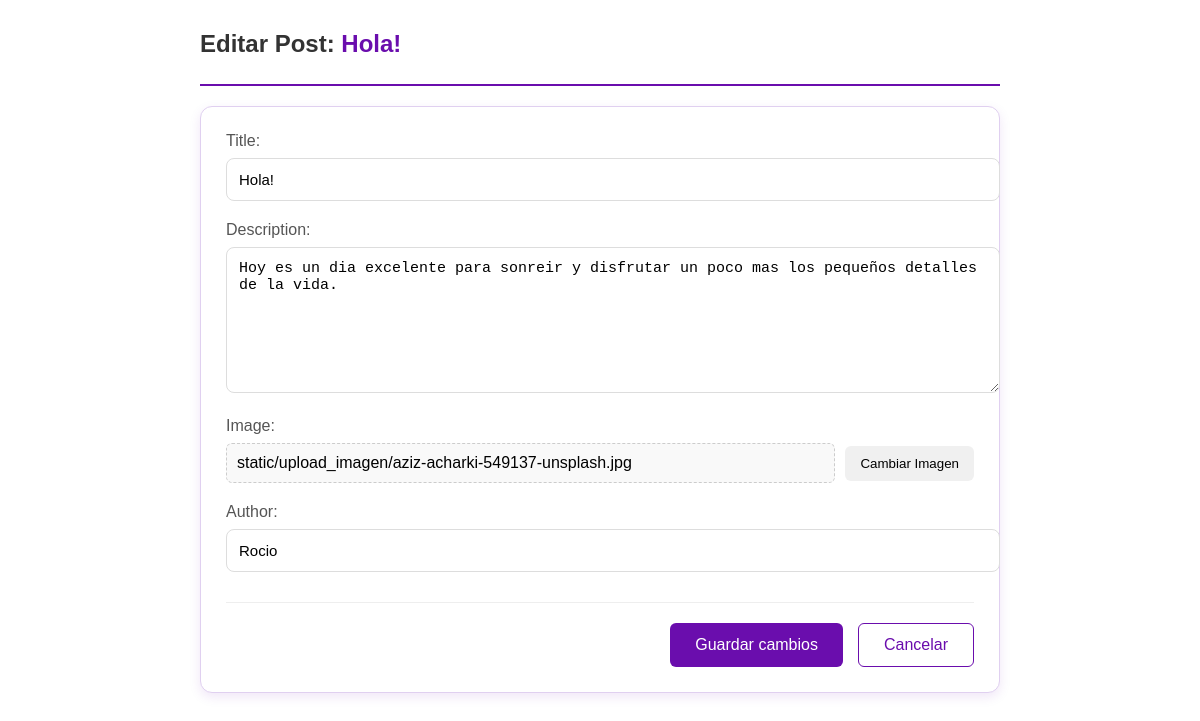
The app's page /post_2post/1/update/, older data.
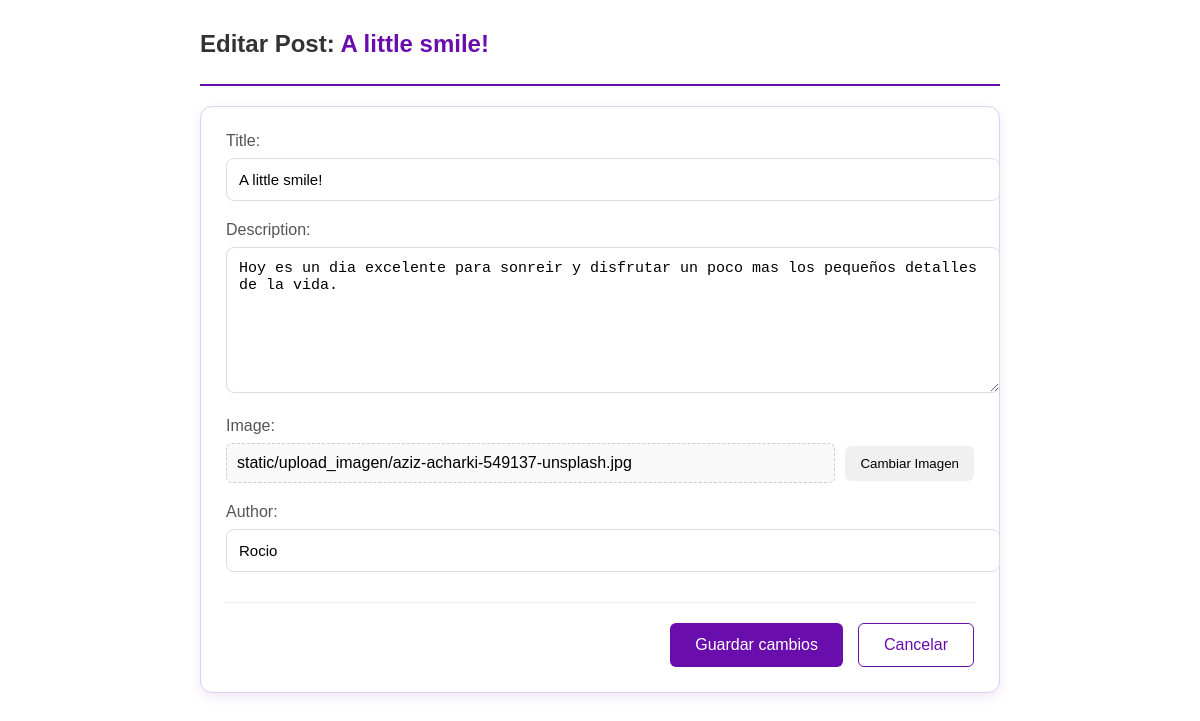
The same page, newer data.
### post_2/models.py (models this page shows, shortened)
class Publicacion(models.Model):
    title = models.CharField(max_length=100)
    pub_date = models.DateTimeField(auto_now_add=True)
    description = models.TextField()
    image = models.ImageField(upload_to= 'static/upload_imagen', blank=True)   #aqui se registra la direccion de la imagenes (que en este caso estan es static)
    author = models.CharField(max_length=100)
    class Meta:
        verbose_name_plural = "Publicaciones"

### post_2/views.py (the view)
# urls.py: path('post/<int:pk>/update/', PostUpdateView.as_view(), name='post_update'),
class PostUpdateView(UpdateView):
    model = Publicacion
    template_name = 'post_update.html'  # Template para el formulario de edición
    fields = ['title', 'description', 'image', 'author']  # Campos editables
    success_url = '/'  # URL a la que redirigir tras guardar

### templates/post_update.html (shortened to what this page needs)
{% load static %}
<!DOCTYPE html>
<html lang="es">
<head>
    <link rel="stylesheet" href="{% static 'css/post_update.css' %}">
</head>
<body>
    <div class="edit-container">
        <div class="edit-header">
            <h1>Editar Post: <span class="post-title">{{ object.title }}</span></h1>
        </div>
        <div class="edit-form-box">
            <form method="post" enctype="multipart/form-data">
                <div class="form-row">
                    <label>Title:</label>
                    <input type="text" name="title" value="{{ form.title.value }}" class="form-field">
                </div>
                <div class="form-row">
                    <label>Description:</label>
                    <textarea name="description" class="form-field">{{ form.description.value }}</textarea>
                </div>
                <div class="form-row">
                    <label>Image:</label>
                    <div class="file-upload">
                        <span class="file-name">
                            {% if object.image %}
                                {{ object.image.name }}
                            {% else %}
                                No se ha seleccionado ningún archivo
                            {% endif %}
                        </span>
                        <button type="button" class="browse-btn" onclick="document.getElementById('file-input').click()">Cambiar Imagen</button>
                    </div>
                </div>
                <div class="form-row">
                    <label>Author:</label>
                    <input type="text" name="author" value="{{ form.author.value }}" class="form-field">
                </div>
                <div class="form-actions">
                    <button type="submit" class="save-btn">Guardar cambios</button>
                    <a href="{% url 'post_details' object.pk %}" class="cancel-link">Cancelar</a>
                </div>
            </form>
        </div>
    </div>
</body>
</html>

Row changes from the older to the newer data that the page shows:
changed Publicacion "static/upload_imagen/aziz-acharki-549137-unsplash.jpg": title "Hola!" → "A little smile!"
